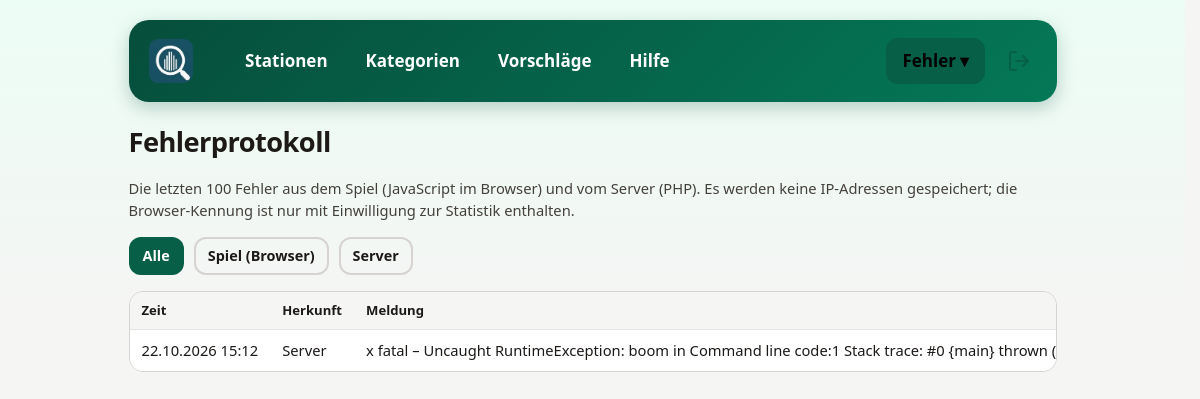
Before: /admin/errors.php (signed in) with the older database file.
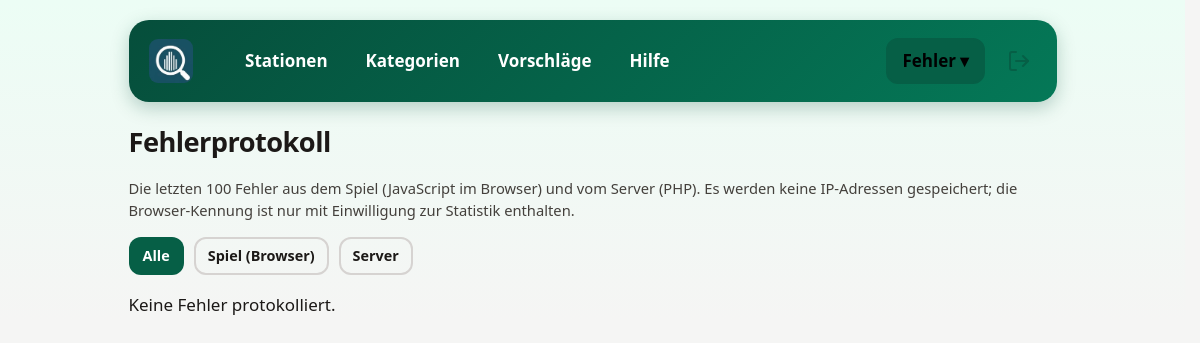
After: the same page with the newer database file.
### tables this page shows
CREATE TABLE client_errors (
    id INTEGER PRIMARY KEY AUTOINCREMENT,
    origin TEXT NOT NULL DEFAULT 'client',
    player_id TEXT,
    message TEXT NOT NULL,
    source TEXT,
    stack TEXT,
    url TEXT,
    user_agent TEXT,
    created_at TEXT NOT NULL
);

### includes/config.php (called while the page is built, shortened)
<?php
function config(string $key = null)
{
    static $config = null;
    if ($config === null) {
        $root = dirname(__DIR__);
        $config = [
            'root' => $root,
            'db_path' => $root . '/data/game.sqlite',
            'schema_path' => $root . '/setup/schema.sql',
            'upload_dir' => $root . '/uploads',
            'upload_url' => 'uploads',
            'upload_max_bytes' => 8 * 1024 * 1024,
            'upload_max_edge' => 4000,
            'session_name' => 'muenster_admin',
            'session_timeout' => 300,
            'login_max_attempts' => 5,
            'login_window' => 900,
            'suggest_max_per_hour' => 5,
            'allow_http_links' => true,
            'timezone' => 'Europe/Berlin',
            'debug' => false,
        ];
        $local = __DIR__ . '/config.local.php';
        if (is_file($local)) {
            $config = array_merge($config, (array) require $local);
        }
        date_default_timezone_set($config['timezone']);
    }
    return $key === null ? $config : $config[$key];
}

### includes/config.local.php (called while the page is built)
<?php return ['debug' => true];

### includes/database.php (called while the page is built, shortened)
<?php
require_once __DIR__ . '/config.php';
function db(): PDO
{
    static $pdo = null;
    if ($pdo === null) {
        $path = config('db_path');
        $isNew = !is_file($path);
        $pdo = new PDO('sqlite:' . $path, null, null, [
            PDO::ATTR_ERRMODE => PDO::ERRMODE_EXCEPTION,
            PDO::ATTR_DEFAULT_FETCH_MODE => PDO::FETCH_ASSOC,
            PDO::ATTR_EMULATE_PREPARES => false,
        ]);
        $pdo->exec('PRAGMA foreign_keys = ON');
        $pdo->exec('PRAGMA busy_timeout = 5000');
        $schema = is_readable(config('schema_path')) ? trim((string) file_get_contents(config('schema_path'))) : '';
        if ($schema !== '') {
            $pdo->exec($schema);
        } elseif ($isNew) {
            throw new RuntimeException('Schema-Datei fehlt oder ist leer: ' . config('schema_path'));
        }
        $stationColumns = $pdo->query('PRAGMA table_info(stations)')->fetchAll(PDO::FETCH_COLUMN, 1);
        $errorColumns = $pdo->query('PRAGMA table_info(client_errors)')->fetchAll(PDO::FETCH_COLUMN, 1);
        $adminColumns = $pdo->query('PRAGMA table_info(admins)')->fetchAll(PDO::FETCH_COLUMN, 1);
    }
    return $pdo;
}

### admin/errors.php (the view, shortened to what this page needs)
<?php
require __DIR__ . '/_bootstrap.php';
$admin = require_admin();
$origins = ['' => 'Alle', 'client' => 'Spiel (Browser)', 'server' => 'Server'];
$origin = is_string($_GET['origin'] ?? null) && isset($origins[$_GET['origin']]) ? $_GET['origin'] : '';
$statement = db()->prepare('SELECT origin, created_at, message, source, stack, url, user_agent FROM client_errors WHERE (? = \'\' OR origin = ?) ORDER BY id DESC LIMIT 100');
$statement->execute([$origin, $origin]);
$errors = $statement->fetchAll();
admin_header('Fehlerprotokoll', $admin);
?>
<h1 class="admin-title">Fehlerprotokoll</h1>
<p class="task-intro">Die letzten 100 Fehler aus dem Spiel (JavaScript im Browser) und vom Server (PHP). Es werden keine IP-Adressen gespeichert; die Browser-Kennung ist nur mit Einwilligung zur Statistik enthalten.</p>
<nav class="admin-toolbar" aria-label="Herkunft">
  <?php foreach ($origins as $value => $label): ?>
    <a class="btn small<?= $value === $origin ? '' : ' secondary' ?>" href="errors.php<?= $value === '' ? '' : '?origin=' . $value ?>"<?= $value === $origin ? ' aria-current="true"' : '' ?>><?= h($label) ?></a>
  <?php endforeach; ?>
</nav>
<?php if (!$errors): ?>
  <p>Keine Fehler protokolliert.</p>
<?php else: ?>
  <div class="stat-table-wrap"><table class="stat-table">
    <thead><tr><th>Zeit</th><th>Herkunft</th><th>Meldung</th><th>Ort</th><th>Seite</th><th>Browser</th></tr></thead>
    <tbody>
    <?php foreach ($errors as $e): ?>
      <tr>
        <td><?= h(date('d.m.Y H:i', (int) strtotime($e['created_at']))) ?></td>
        <td><?= $e['origin'] === 'server' ? 'Server' : 'Spiel' ?></td>
        <td><?= h($e['message']) ?><?php if ($e['stack']): ?><details><summary>Stack</summary><pre><?= h($e['stack']) ?></pre></details><?php endif; ?></td>
      </tr>
    <?php endforeach; ?>
    </tbody>
  </table></div>
<?php endif; ?>
<?php admin_footer();

### admin/_bootstrap.php (shortened to what this page needs)
<?php
require_once __DIR__ . '/../includes/config.php';
require_once __DIR__ . '/../includes/database.php';
function h($value): string
{
    return htmlspecialchars((string) $value, ENT_QUOTES | ENT_SUBSTITUTE, 'UTF-8');
}
function admin_header(string $title, ?array $admin = null, string $extraHead = ''): void
{
    $current = basename((string) ($_SERVER['SCRIPT_NAME'] ?? ''));
    $nav = [
        'index.php' => ['Stationen', ['index.php', 'station-edit.php']],
        'categories.php' => ['Kategorien', ['categories.php', 'category-edit.php']],
        'suggestions.php' => ['Vorschläge', ['suggestions.php']],
        'help.php' => ['Hilfe', ['help.php']],
    ];
    $menu = [
        'statistics.php' => ['Statistik', ['statistics.php']],
        'errors.php' => ['Fehler', ['errors.php']],
        'settings.php' => ['Einstellungen', ['settings.php']],
        'admins.php' => ['Admins', ['admins.php', 'password.php']],
    ];
    echo '<!doctype html><html lang="de"><head><meta charset="utf-8">',
        '<meta name="viewport" content="width=device-width, initial-scale=1">',
        '<meta name="color-scheme" content="light dark">',
        '<meta name="robots" content="noindex,nofollow">',
        '<title>', h($title), ' – Admin Münster unvermutet</title>',
        '<link rel="icon" type="image/png" sizes="32x32" href="../assets/icons/favicon-32.png">',
        '<link rel="apple-touch-icon" href="../assets/icons/apple-touch-icon.png">',
        '<link rel="stylesheet" href="admin.css">', $extraHead, '</head><body><div class="page">';
    echo '<header class="hero"><div class="admin-bar"><a class="admin-brand" href="index.php"><img src="../MS_Rathhaus_Logo.jpg" alt="Münster unvermutet"></a>';
    if ($admin) {
        echo '<nav class="admin-nav" aria-label="Hauptnavigation">';
        foreach ($nav as $href => [$label, $pages]) {
            echo '<a href="', $href, '"', in_array($current, $pages, true) ? ' aria-current="page"' : '', '>', $label, '</a>';
        }
        $menuLabel = 'Einstellungen';
        $menuActive = false;
        $items = '';
        foreach ($menu as $href => [$label, $pages]) {
            $active = in_array($current, $pages, true);
            if ($active) {
                $menuLabel = $label;
                $menuActive = true;
            }
            $items .= '<a href="' . $href . '"' . ($active ? ' aria-current="page"' : '') . '>' . $label . '</a>';
        }
        echo '<div class="nav-menu"><button type="button" class="nav-menu-toggle"', $menuActive ? ' aria-current="page"' : '',
            ' aria-haspopup="true">', $menuLabel, ' <span aria-hidden="true">▾</span></button><div class="nav-menu-list">', $items, '</div></div>';
        echo '</nav><div class="admin-user">',
            '<form method="post" action="logout.php">', csrf_field(),
            '<button class="logout-btn" title="Abmelden" aria-label="Abmelden"><svg viewBox="0 0 24 24" width="24" height="24" fill="none" stroke="currentColor" stroke-width="2" stroke-linecap="round" stroke-linejoin="round" aria-hidden="true"><path d="M9 21H5a2 2 0 0 1-2-2V5a2 2 0 0 1 2-2h4"/><path d="M16 17l5-5-5-5"/><path d="M21 12H9"/></svg></button></form></div>';
    }
    echo '</div></header><main>';
}
function admin_footer(): void
{
    echo '</main></div></body></html>';
}

### admin/admin.css (style rules this page uses)
:root { font-family: system-ui, -apple-system, 'Segoe UI', sans-serif; color-scheme: light dark; --green: #065f46; --green-dark: #064e3b; --green-soft: #ecfdf5; --ink: #1c1917; --muted: #44403c; --bg: #f5f5f4; --bg-top: #ecfdf5; --surface: #fff; --surface-alt: #f5f5f4; --border: #d6d3d1; --border-soft: #e7e5e4; --link: #065f46; --focus: #f59e0b; --danger: #b91c1c; --danger-soft: #fee2e2; --ok-soft: #d1fae5; --hero-from: #064e3b; --hero-to: #047857; --hero-text: #d1fae5; --cat: #065f46; --cat-soft: #ecfdf5; --shadow: rgba(6, 78, 59, 0.25); }
* { box-sizing: border-box; }
body { margin: 0; background: linear-gradient(180deg, var(--bg-top) 0, var(--bg) 320px) no-repeat var(--bg); color: var(--ink); font-size: 1.0625rem; line-height: 1.5; }
a { color: var(--link); }
html { scrollbar-gutter: stable; overflow-y: scroll; }
main { animation: page-fade-in 0.2s ease-out; }
.page { max-width: 960px; margin: 0 auto; padding: 20px 16px 48px; }
.hero { background: linear-gradient(135deg, var(--hero-from), var(--hero-to)); color: #fff; border-radius: 20px; padding: 18px 20px; box-shadow: 0 6px 18px var(--shadow); margin-bottom: 20px; }
.hero h1, .hero .admin-brand { margin: 0; font-size: 1.4rem; letter-spacing: -0.02em; color: inherit; }
.admin-bar { display: flex; align-items: center; gap: 10px 16px; }
.admin-nav { display: flex; flex: 1; gap: 6px; margin-left: 20px; }
.admin-nav .nav-menu { margin-left: auto; }
.admin-nav a, .nav-menu-toggle { color: inherit; text-decoration: none; font: inherit; font-weight: 700; min-height: 0; padding: 8px 14px; border-radius: 12px; border: 2px solid transparent; background: transparent; display: inline-flex; align-items: center; gap: 4px; cursor: pointer; transform: none; }
.admin-nav a[aria-current='page'], .nav-menu-toggle[aria-current='page'] { background: var(--green); color: #000; border-color: var(--green); }
.nav-menu { position: relative; }
.admin-brand { display: inline-flex; }
.admin-brand img { height: 44px; width: auto; border-radius: 9px; display: block; }
.logout-btn { background: transparent; color: var(--green); border: 0; min-height: 0; padding: 6px; border-radius: 12px; }
.admin-user { display: flex; align-items: center; gap: 10px; font-size: 0.9rem; }
.admin-user form { margin: 0; }
h1.admin-title { font-size: 1.7rem; letter-spacing: -0.02em; margin: 0 0 4px; color: var(--ink); }
.admin-toolbar { display: flex; flex-wrap: wrap; gap: 10px; align-items: center; margin: 16px 0; }
button, .btn { cursor: pointer; font: inherit; font-size: 1rem; font-weight: 600; min-height: 44px; padding: 10px 18px; border-radius: 12px; border: 2px solid transparent; text-decoration: none; display: inline-flex; align-items: center; justify-content: center; gap: 6px; background: var(--green); color: #fff; transition: transform 0.18s ease, background-color 0.18s ease; }
button.secondary, .btn.secondary, .back-button { background: transparent; color: var(--ink); border-color: var(--border); font-weight: 700; }
button.small, .btn.small { min-height: 36px; padding: 6px 12px; font-size: 0.9rem; }
.task-intro, .muted { color: var(--muted); font-size: 0.92rem; }
.stat-table-wrap { overflow-x: auto; margin: 0 0 12px; border: 1px solid var(--border); border-radius: 14px; background: var(--surface); }
.stat-table { width: 100%; border-collapse: collapse; font-size: 0.92rem; }
.stat-table th, .stat-table td { padding: 9px 12px; text-align: left; border-bottom: 1px solid var(--border-soft); white-space: nowrap; }
.stat-table th { background: var(--surface-alt); font-size: 0.82rem; }
.stat-table tbody tr:last-child td { border-bottom: 0; }

Changed rows visible on the page:
removed client_errors: created_at "22.10.2026 15:12", origin "Server", message "x fatal – Uncaught RuntimeException: boom in Command line code:1 Stack trace: #0 {main} thrown…"
Other visible differences:
text no longer shown: "Zeit Herkunft Meldung"
text now shown: "Keine Fehler protokolliert."
